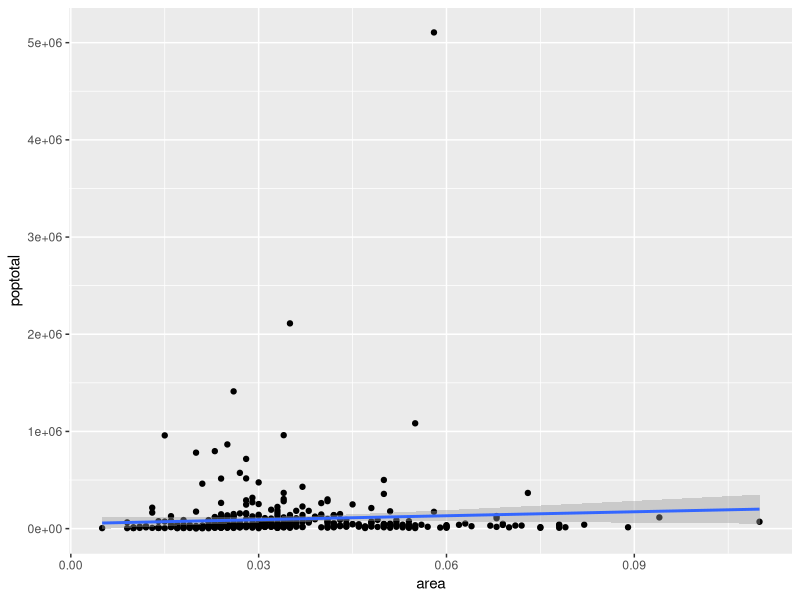
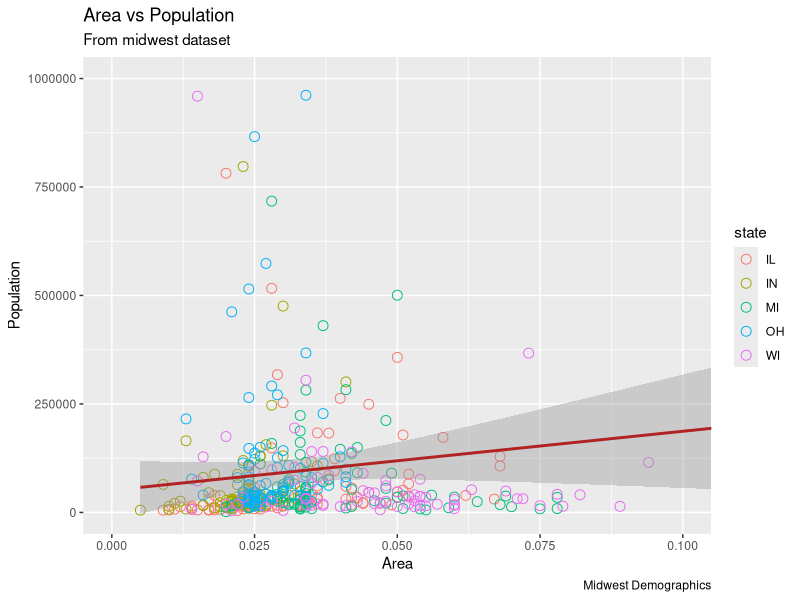
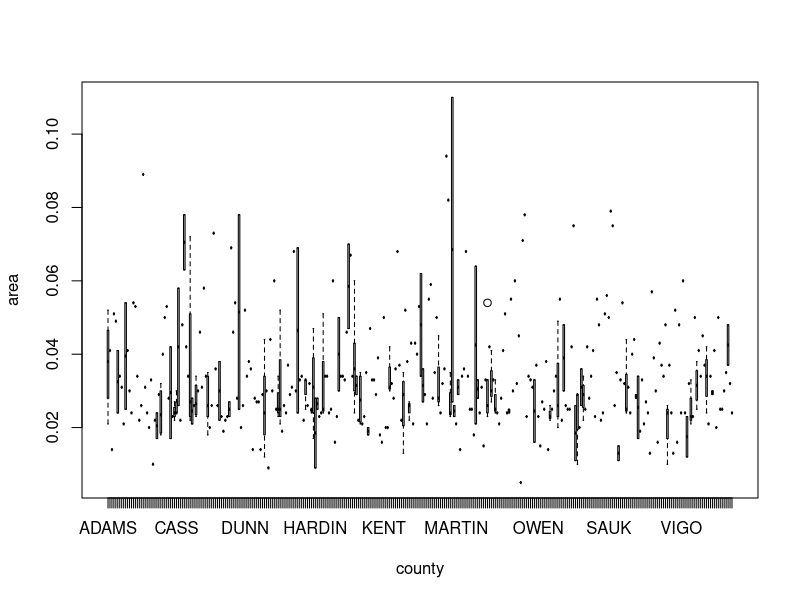

These figures' R source, in order:
library(ggplot2)
g <- ggplot(midwest, aes(x=area, y = poptotal)) + geom_point() + geom_smooth(method = "lm")
g

summary(midwest)

gg <- ggplot(midwest, aes(x=area, y = poptotal)) +
  geom_point(aes(col=state), size = 3, shape = 21) +
  geom_smooth(method = "lm", col = "firebrick", size = 1) +
  coord_cartesian(xlim = c(0,0.1), ylim=c(0,1000000)) +
  labs(title = "Area vs Population", subtitle= "From midwest dataset",
       y = "Population", x = "Area", caption = "Midwest Demographics")
gg
data("midwest")
summary(midwest)
attach(midwest)
boxplot(area~county)

df<- data.frame(midwest$county, midwest$percasian, midwest$percollege)
typeof(df)

t.test(df$midwest.percasian, df$midwest.percollege)



